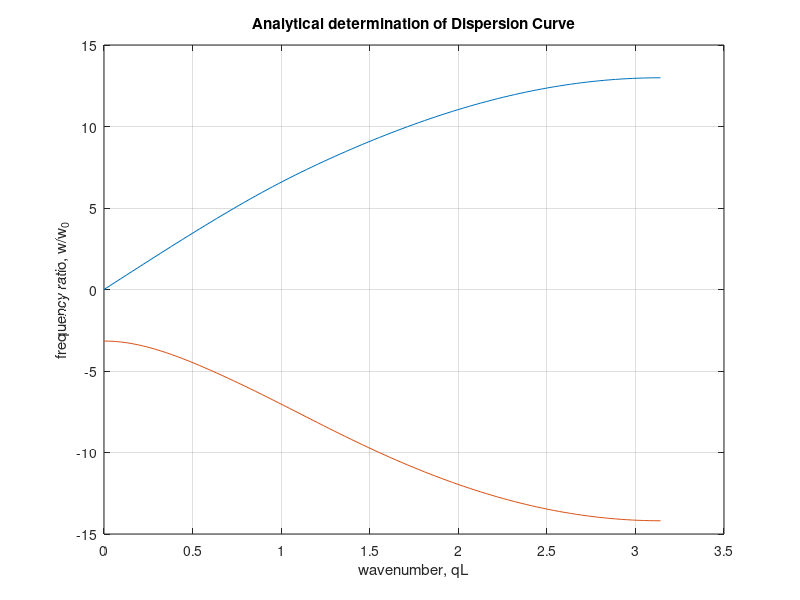

Here is the MATLAB script that generated this plot:
%% Dispersion.m
% Purpose - solve for the dispersion properties of a metamaterial system
% with k1,k2,m1,m2 and a driving frequency
%--------------------------------
% Analytical equation
%----------------------------
% cosh(qa)=1+0.5*(w^4-(1-B)*K^2*w^2)/(K^2-w^2)
%-------------------------------
% qa = wavenumber x unit spacing
% B = mass ratio
% K = sqrt(A/B)
% A = spring ratio
k1=2e6;
m1=1;
k2=0.1*k1;
m2=9*m1;
%% First attempt

% B=m2/m1;
% A=k2/k1;
% K=sqrt(A/B);
% w=0:1:50;

% for i=1:length(w)
%     Q=acosh(1+0.5*((w(i)^4-(1-B)*K^2*w(i)^2)/(K^2-w(i)^2)));
%     X(i)=real(Q);
%     Y(i)=imag(Q);
% end

% % plot(X,w/(2*pi),Y,w/(2*pi))
% A=linspace(0,2*pi,100);
% w1 =-(1/sqrt(2))*sqrt(sqrt((B*K^2 - K^2 + 2*cosh(Q) - 2).^2 - 4*(2*K^2 - 2*K^2*cosh(Q))) - B*K^2 + K^2 - 2*cosh(Q) + 2);
% w2=(1/sqrt(2))*sqrt(sqrt((B*K^2 - K^2 + 2*cosh(Q) - 2).^2 - 4*(2*K^2 - 2*K^2*cosh(Q))) - B*K^2 + K^2 - 2*cosh(Q) + 2);
% w3=-(1/sqrt(2))*sqrt(-sqrt((B*K^2 - K^2 + 2*cosh(Q) - 2).^2 - 4*(2*K^2 - 2*K^2*cosh(Q))) - B*K^2 + K^2 - 2*cosh(Q) + 2);
% w4=(1/sqrt(2))*sqrt(-sqrt((B*K^2 - K^2 + 2*cosh(Q) - 2).^2 - 4*(2*K^2 - 2*K^2*cosh(Q))) - B*K^2 + K^2 - 2*cosh(Q) + 2);
% w3=imag(w3);
% w4=imag(w4);
% plot(Q,w1,Q,w2,Q,w3,Q,w4)


% grid on
% xlabel('wavenumber, qL') % x-axis label
% ylabel('frequency, Hz') % y-axis label
% title('kill me')
%% Second Attempt
% for i=1:length(A)
%     w1(i)=+(sqrt(-1)*sqrt(k2)*sqrt(2*k1*cos(A(i))-2*k1+m1))/(sqrt(m2*(-2*k1*cos(A(i))+2*k1+k2+m1)));
%     w2(i)=-w1(i);
% end
% 
% plot(A,w1,'r+',A,w2,'bo')

%% Third Attempt
% w=linspace(0,pi,100);
% for i = 1:length(w)
%     qL(i,:) = acos(1-((w(i)^2/2*k1))*m1-((k2*m2)/(m2*w(i)^2-k2)));
% 
% end
% 
% X=real(qL);
% Y=imag(qL);
% plot(X,w,'r',Y,w,'b')
% grid on

%% Fourth Attempt
% w is angular freqeuncy and changes
% w0 is our resonance frequency and is w0=sqrt(k^2/m^2)
w0=sqrt(k2/m2); % rad/s
% qL is the dimensionless wave number. in this case, the values will take
qL=linspace(0,pi,100); %evenly spaced vector from 0 to pi
A=qL;
% creat w12 which means roots 1 and 2 of angular frequency, w.
% this value takes on a + and - value, hence 1 and 2
% this value was created using Wolfram Alpha computational solver for
% quartics with the equation used as f in the above section.
w12=sqrt(-sqrt((-2*m1*k1*(1-cos(A))-k2*m1-k2*m2).^2-4*m1*m2*(2*k1*k2-2*k1*k2*cos(A)))/(m1*m2)+(2*k1*(1-cos(A)))/m1+k2/m1+k2/m2)/sqrt(2);
% need to make the frequency ratio for the dispersion curve
Omega1=(w12)/w0;

% creat w34 which means roots 3 and 4 of angular frequency, w.
% this value takes on a + and - value, hence 3 and 4
w34=-sqrt(sqrt((-2*m1*k1*(1-cos(A))-k2*m1-k2*m2).^2-4*m1*m2*(2*k1*k2-2*k1*k2*cos(A)))/(m1*m2)+(2*k1*(1-cos(A)))/m1+k2/m1+k2/m2)/sqrt(2);
% need to make the frequency ratio for the dispersion curve
Omega2=(w34)/w0;

figure
plot(A,+Omega1,A,+Omega2)
grid on
xlabel('wavenumber, qL') % x-axis label
ylabel('frequency ratio, w/w_0') % y-axis label
title('Analytical determination of Dispersion Curve')
